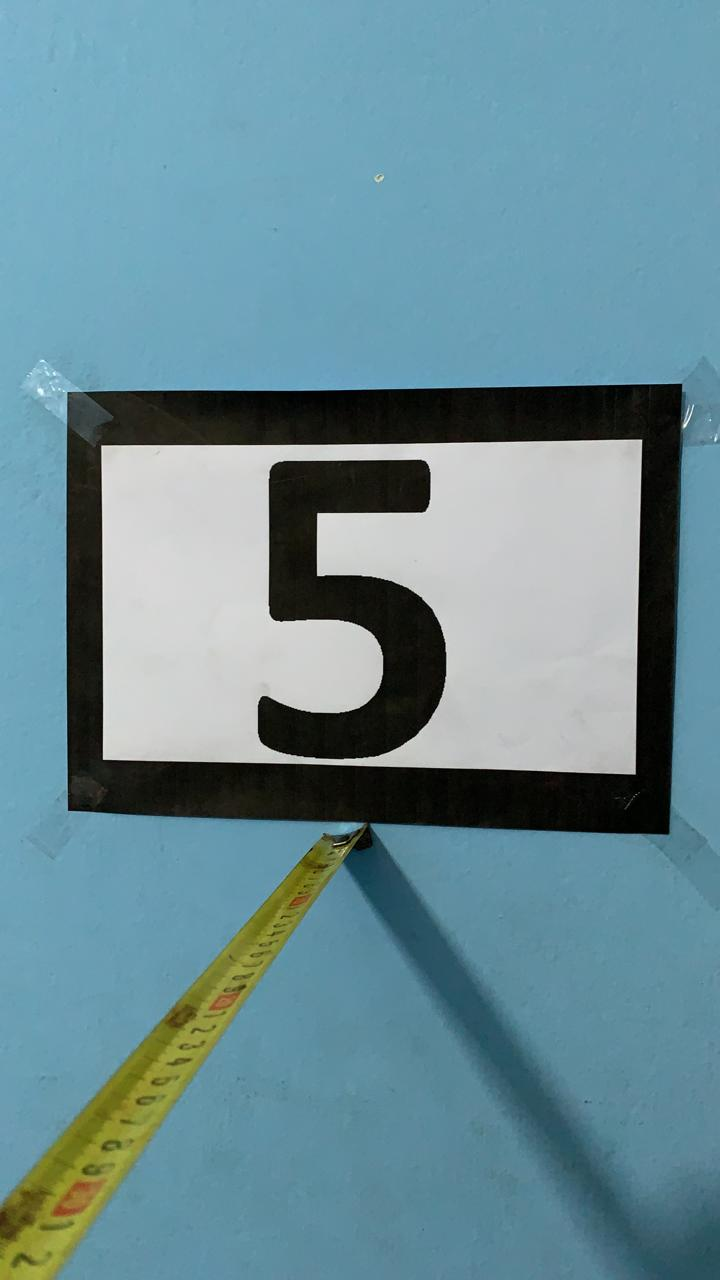
#> input picture Code/Python/Image-50cm.jpeg, 720 x 1280 px, given in place of the camera
$ python corner_detection.py
#> lines starting #> are read from the running program, lines starting #| are printed output that depends on the picture; after the words box and inside, x2 and y2 are one past the last pixel; in counts of white or black regions, pixels touching at a corner belong together
import imutils
import cv2

# load the video
camera = cv2.VideoCapture(0)

# keep looping
while True:
  # grab the current frame and initialize the status text
  _, frame = camera.read()
#> frame is the input picture: shape (1280, 720, 3); mean B, G, R 150.3, 140.5, 106.3
  status = "No Targets"

  # convert the frame to grayscale, blur it, and detect edges
  gray = cv2.cvtColor(frame, cv2.COLOR_BGR2GRAY)
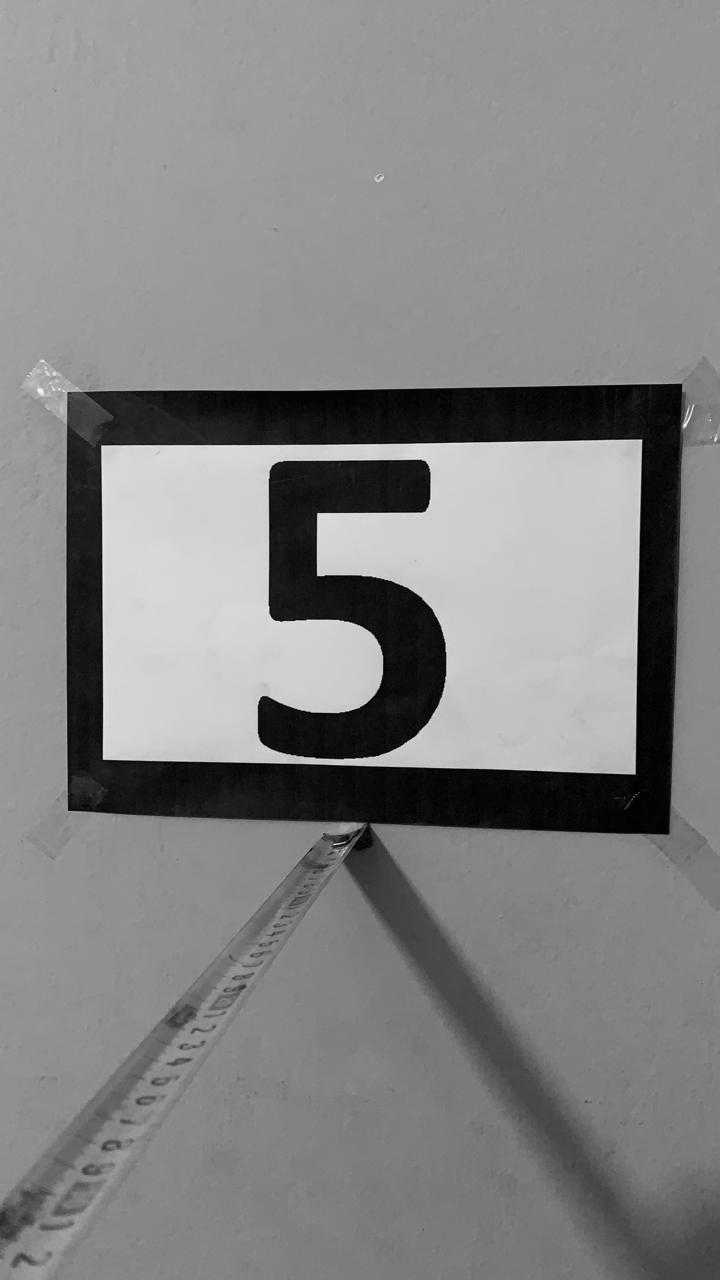
#> gray: shape (1280, 720); min 0, max 251, mean 131.4
  blurred = cv2.GaussianBlur(gray, (7, 7), 0)
  edged = cv2.Canny(blurred, 50, 150)
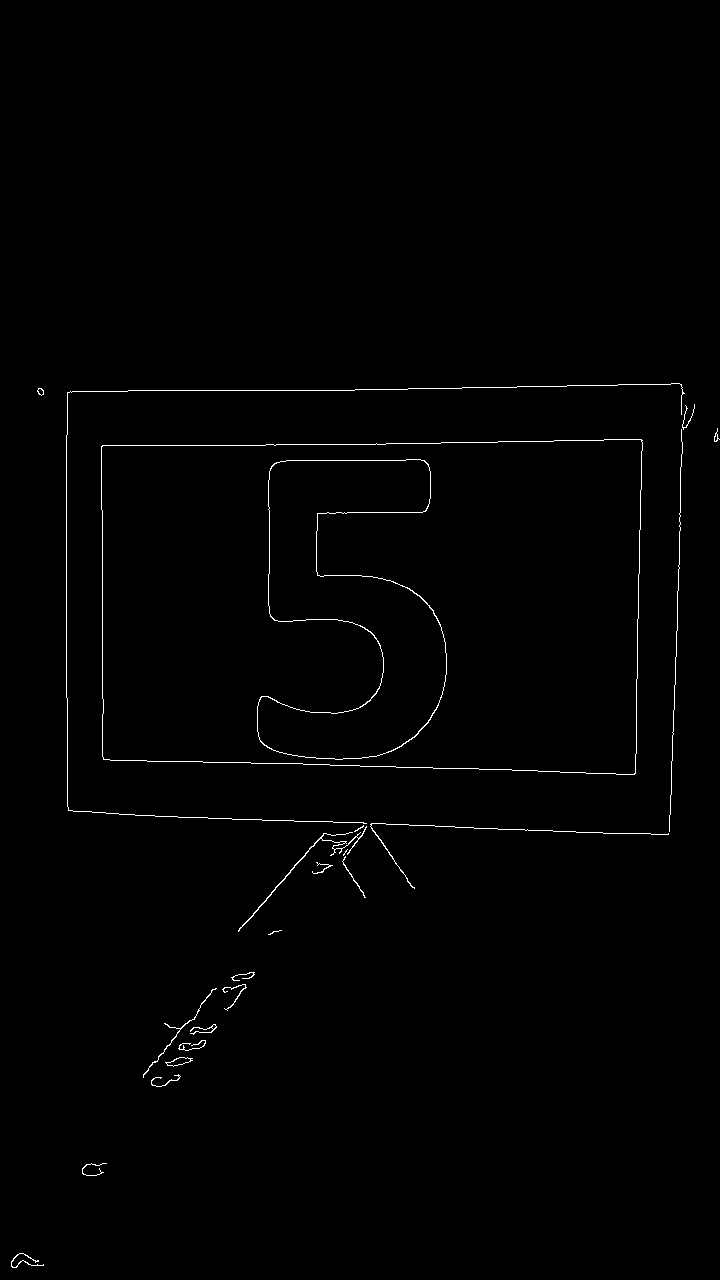
#> edged: shape (1280, 720); 0.72% white in thin lines or dots, all inside (x1, y1, x2, y2) = (11, 383, 720, 1268)

  # find contours in the edge map
  cnts = cv2.findContours(edged.copy(), cv2.RETR_EXTERNAL, cv2.CHAIN_APPROX_SIMPLE)
#> cnts = 22 contours, 11 with area under 20; largest, box (x1, y1, x2, y2) and area: (101, 439, 643, 775) 173198, (165, 1057, 193, 1067) 122, (238, 826, 367, 932) 116, (143, 988, 217, 1078) 54, (370, 823, 669, 889) 34
  cnts = imutils.grab_contours(cnts)

  # loop over the contours
  for c in cnts:
    # approximate the contour
    peri = cv2.arcLength(c, True)
    approx = cv2.approxPolyDP(c, 0.01 * peri, True)

    # ensure that the approximated contour is "roughly" rectangular
    if len(approx) == 4:
      # compute the bounding box of the approximated contour and
      # use the bounding box to compute the aspect ratio
      (x, y, w, h) = cv2.boundingRect(approx)
      aspectRatio = w / float(h)

      # compute the solidity of the original contour
      area = cv2.contourArea(c)
      hullArea = cv2.contourArea(cv2.convexHull(c))
      solidity = area / float(hullArea)

      # compute whether or not the width and height, solidity, and
      # aspect ratio of the contour falls within appropriate bounds
      keepDims = w > 25 and h > 25
      keepSolidity = solidity > 0.9
      keepAspectRatio = aspectRatio >= 1.2 and aspectRatio <= 1.6

      # ensure that the contour passes all our tests
      if keepDims and keepSolidity and keepAspectRatio:
        print(x,y,w,h)
        # draw an outline around the target and update the status text
        cv2.drawContours(frame, [approx], -1, (0, 0, 255), 4)
        status = "Target(s) Acquired"
        # compute the center of the contour region and draw the crosshairs
        M = cv2.moments(approx)
        (cX, cY) = (int(M["m10"] / (M["m00"] + 1e-7)), int(M["m01"] / (M["m00"] + 1e-7)))
        cv2.circle(frame, (cX, cY), 5, (0, 0, 255), thickness=-1, lineType=8, shift=0)
#> this loop made 22 passes
#> (peri, approx, x, y, w, h, aspectRatio, area) on passes 16 to 17: (774.9, [[370, 824], [414, 888], [372, 823], [668, 834]], 370, 823, 299, 66, 4.53, 34), (1736, [[642, 440], [102, 445], [103, 759], [634, 774]], 102, 440, 541, 335, 1.61, 173198.5)
#> peri on passes 1 to 6: 158.3, 120.1, 111.2, 66.87, 136.6, 116.3

  # draw the status text on the frame
  cv2.putText(frame, status, (20, 30), cv2.FONT_HERSHEY_SIMPLEX, 0.5, (0, 0, 255), 2)
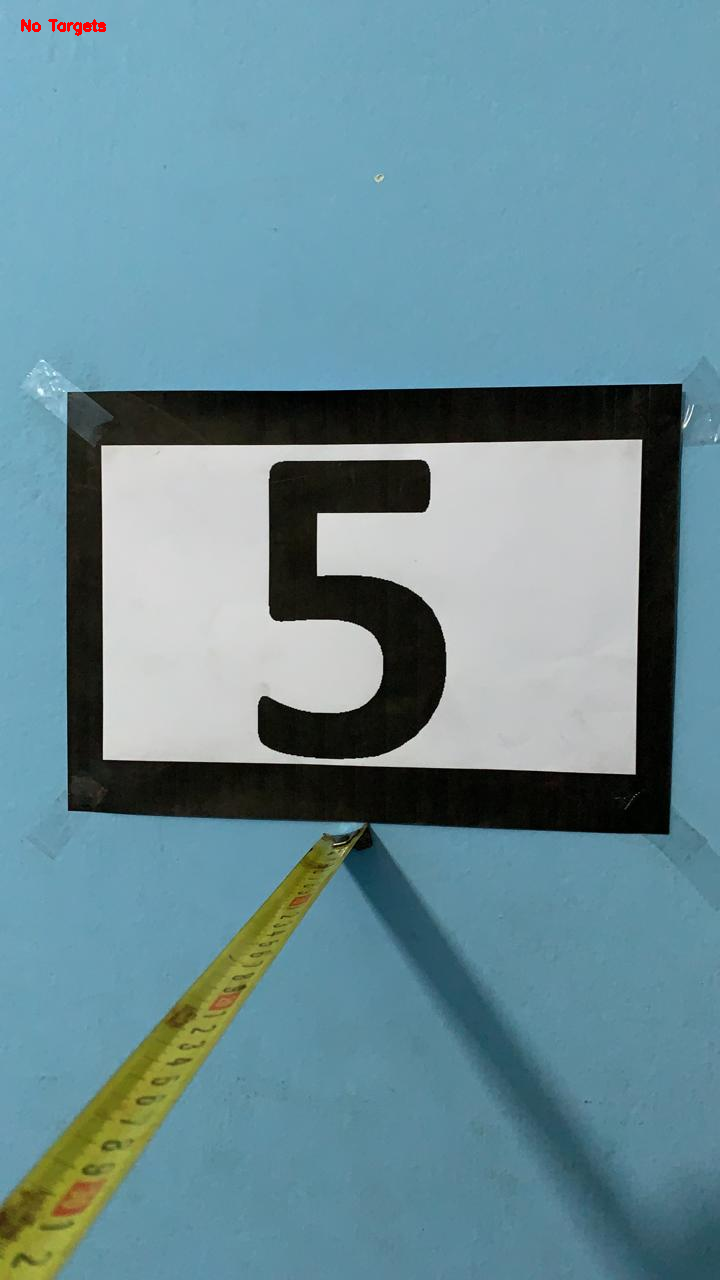
#> frame: shape (1280, 720, 3); 0.06% of pixels changed, all inside (x1, y1, x2, y2) = (21, 19, 106, 36)

  # show the frame and record if a key is pressed
  cv2.imshow("Corner Detection", frame)
  key = cv2.waitKey(1) & 0xFF
#> (key q is pressed here)

  # if the 'q' key is pressed, stop the loop
  if key == ord("q"):
    break

# cleanup the camera and close any open windows
camera.release()
cv2.destroyAllWindows()
